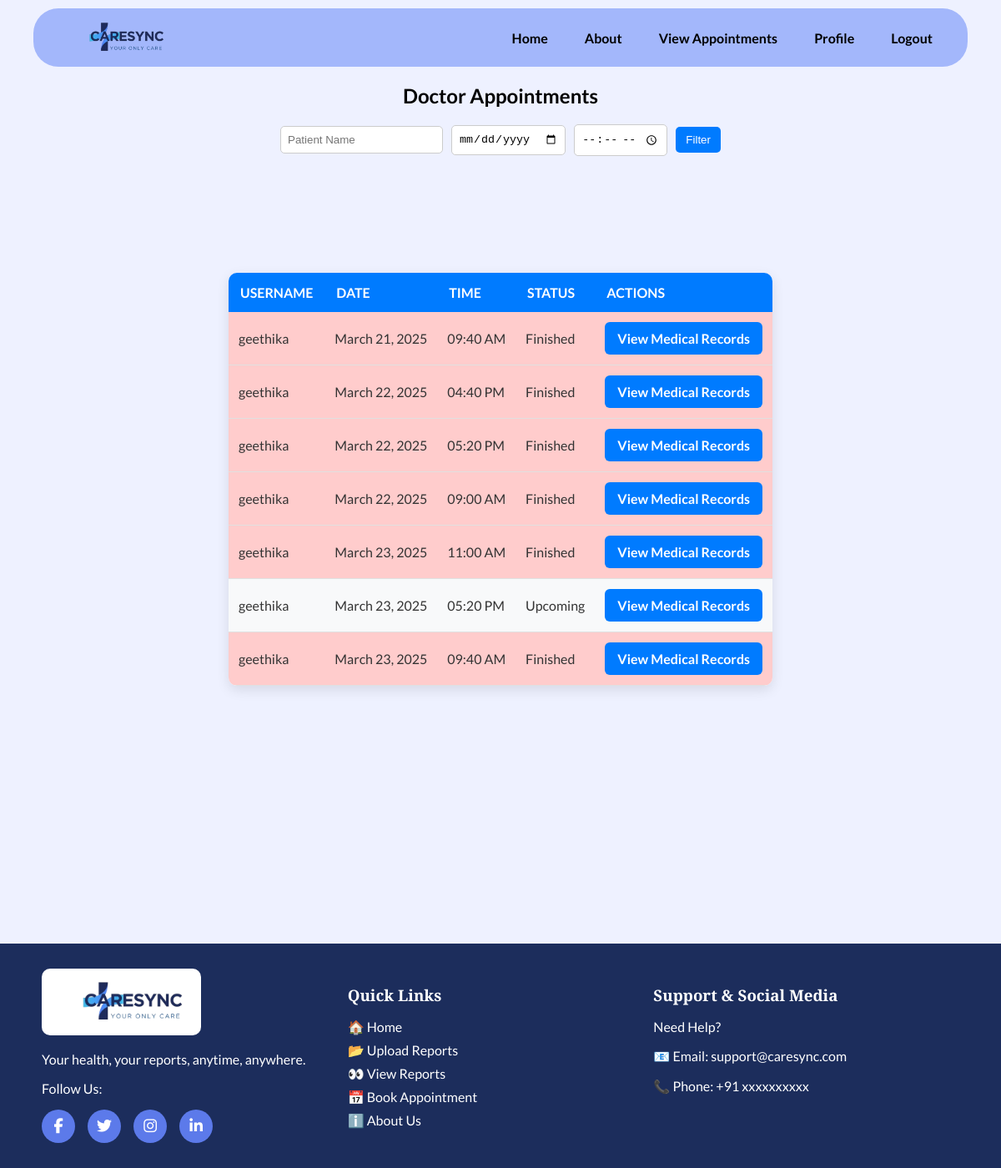
The app's page /doctor/appointments/ (signed in) with its own data.
### home/models.py (models this page shows, shortened)
class Booking(models.Model):
    user = models.ForeignKey(settings.AUTH_USER_MODEL, on_delete=models.CASCADE)
    doctor = models.ForeignKey(Doctor, on_delete=models.CASCADE)
    slot = models.ForeignKey(Slot, on_delete=models.CASCADE)
    amount = models.DecimalField(max_digits=10, decimal_places=2)
    payment_id = models.CharField(max_length=100, blank=True, null=True)
    payment_status = models.CharField(max_length=20, default="Pending")
    created_at = models.DateTimeField(auto_now_add=True)
    date = models.DateField(default=now)  # ✅ New field
    time = models.TimeField(default="00:00:00")

class CustomUser(AbstractUser):
    email = models.EmailField(unique=True)
    phone = models.CharField(max_length=10, unique=True)
    objects = CustomUserManager()
    REQUIRED_FIELDS = ['email', 'phone']

### doctor/views.py (the view)
# urls.py: path('appointments/', view_appointments, name='view_appointments'),
@login_required
def view_appointments(request):
    if not hasattr(request.user, 'doctor'):
        return redirect('home')
    doctor_instance = request.user.doctor  # ✅ Get the Doctor instance
    bookings = Booking.objects.filter(doctor=doctor_instance)  # ✅ Now it matches the ForeignKey
    current_datetime = localtime(now())  # Get current time in local timezone
    patient_name = request.GET.get('patient_name', '')
    date = request.GET.get('date', '')
    slot_time = request.GET.get('slot_time', '')
    if patient_name:
        bookings = bookings.filter(user__username__icontains=patient_name)
    if date:
        try:
            formatted_date = datetime.strptime(date, "%Y-%m-%d").date()
            bookings = bookings.filter(date=formatted_date)
        except ValueError:
            pass  # Ignore invalid date formats
    if slot_time:
        bookings = bookings.filter(time=slot_time)
    ist = pytz.timezone("Asia/Kolkata")
    for booking in bookings:
        booking_datetime = datetime.combine(booking.date, booking.time)
        booking_datetime = booking_datetime.replace(tzinfo=pytz.utc).astimezone(ist)
        booking.formatted_time = booking_datetime.strftime("%I:%M %p")  # Format as HH:MM AM/PM
        booking.is_finished = booking_datetime < current_datetime
    return render(request, 'view_appointment.html', {
        'bookings': bookings,
        'current_datetime': current_datetime,
    })

### doctor/templates/view_appointment.html (shortened to what this page needs)
{% extends 'base.html' %}
{% block content %}
<h2 style="margin-top: 80px; text-align: center;">Doctor Appointments</h2>
<form method="GET" class="filter-form">
    <input type="text" name="patient_name" placeholder="Patient Name" value="{{ request.GET.patient_name }}">
    <input type="date" name="date" value="{{ request.GET.date }}">
    <input type="time" name="slot_time" value="{{ request.GET.slot_time }}">
    <button type="submit">Filter</button>
</form>
<div class="table-container">
    <table class="table">
        <thead>
            <tr>
                <th>Username</th>
                <th>Date</th>
                <th>Time</th>
                <th>Status</th>
                <th>Actions</th>
            </tr>
        </thead>
        <tbody>
            {% for booking in bookings %}
            <tr class="{% if booking.is_finished %}finished{% endif %}">
                <td>{{ booking.user.username }}</td>
                <td>{{ booking.date }}</td>
                <td>{{ booking.formatted_time }}</td>
                <td>
                    {% if booking.is_finished %}
                        Finished
                    {% else %}
                        Upcoming
                    {% endif %}
                </td>
                <td>
                    <a href="{% url 'doctor_view_patient_folders' patient_id=booking.user.id %}" class="btn btn-primary">
                        View Medical Records
                    </a>
                </td>
            </tr>
            {% empty %}
            <tr>
                <td colspan="5" style="text-align: center; color: #888;">No appointments found.</td>
            </tr>
            {% endfor %}
        </tbody>
    </table>
</div>
{% endblock %}

### static/css/base.css (style rules this page uses)
:root { --primary-color: #A3B7FB; --secondary-color: #1C2D5C; --text-color: #000000; --light-text: #ffffff; --accent-color: #5C7AEA; --hover-color: #4A69C6; --button-bg: #5C7AEA; --button-hover: #4A69C6; }
body { font-family: 'Lato', sans-serif; margin: 0; padding: 0; background: #EEF1FF; color: var(--text-color); display: flex; flex-direction: column; min-height: 100vh; overflow-x: hidden; }

### doctor/templates/view_appointment.html (style rules this page uses)
.table { width: 100%; border-collapse: collapse; margin: 20px 0; font-size: 16px; text-align: left; border-radius: 10px; overflow: hidden; box-shadow: 0px 5px 15px rgba(0, 0, 0, 0.1); background: #ffffff; margin-top: 120px; }
.table th { background-color: #007bff; color: #ffffff; padding: 14px; text-transform: uppercase; font-weight: bold; }
.table td { padding: 12px; border-bottom: 1px solid #e0e0e0; color: #333; }
.table tr:nth-child(even) { background-color: #f8f9fa; }
.btn-primary { background-color: #007bff; color: #ffffff; padding: 10px 15px; border: none; border-radius: 6px; text-decoration: none; font-weight: bold; transition: all 0.3s ease-in-out; display: inline-block; text-align: center; }
.finished { background-color: #ffcccc !important; }
.filter-form { margin-bottom: 20px; display: flex; flex-wrap: wrap; gap: 10px; align-items: center; }
.filter-form input { padding: 8px; border: 1px solid #ccc; border-radius: 5px; }
.filter-form button { padding: 8px 12px; background-color: #007bff; color: white; border: none; border-radius: 5px; cursor: pointer; }

### records on screen
Booking: user.username "geethika", date "March 21, 2025", formatted_time "09:40 AM", shows "Finished"
Booking: user.username "geethika", date "March 22, 2025", formatted_time "04:40 PM", shows "Finished"
Booking: user.username "geethika", date "March 22, 2025", formatted_time "05:20 PM", shows "Finished"
Booking: user.username "geethika", date "March 22, 2025", formatted_time "09:00 AM", shows "Finished"
Booking: user.username "geethika", date "March 23, 2025", formatted_time "11:00 AM", shows "Finished"
Booking: user.username "geethika", date "March 23, 2025", formatted_time "05:20 PM", shows "Upcoming"
Booking: user.username "geethika", date "March 23, 2025", formatted_time "09:40 AM", shows "Finished"
